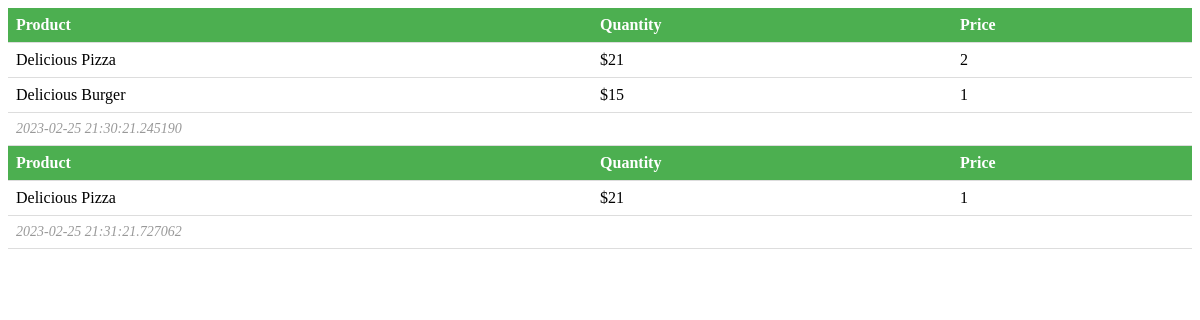
The app's page /order-history/Vu, older data.
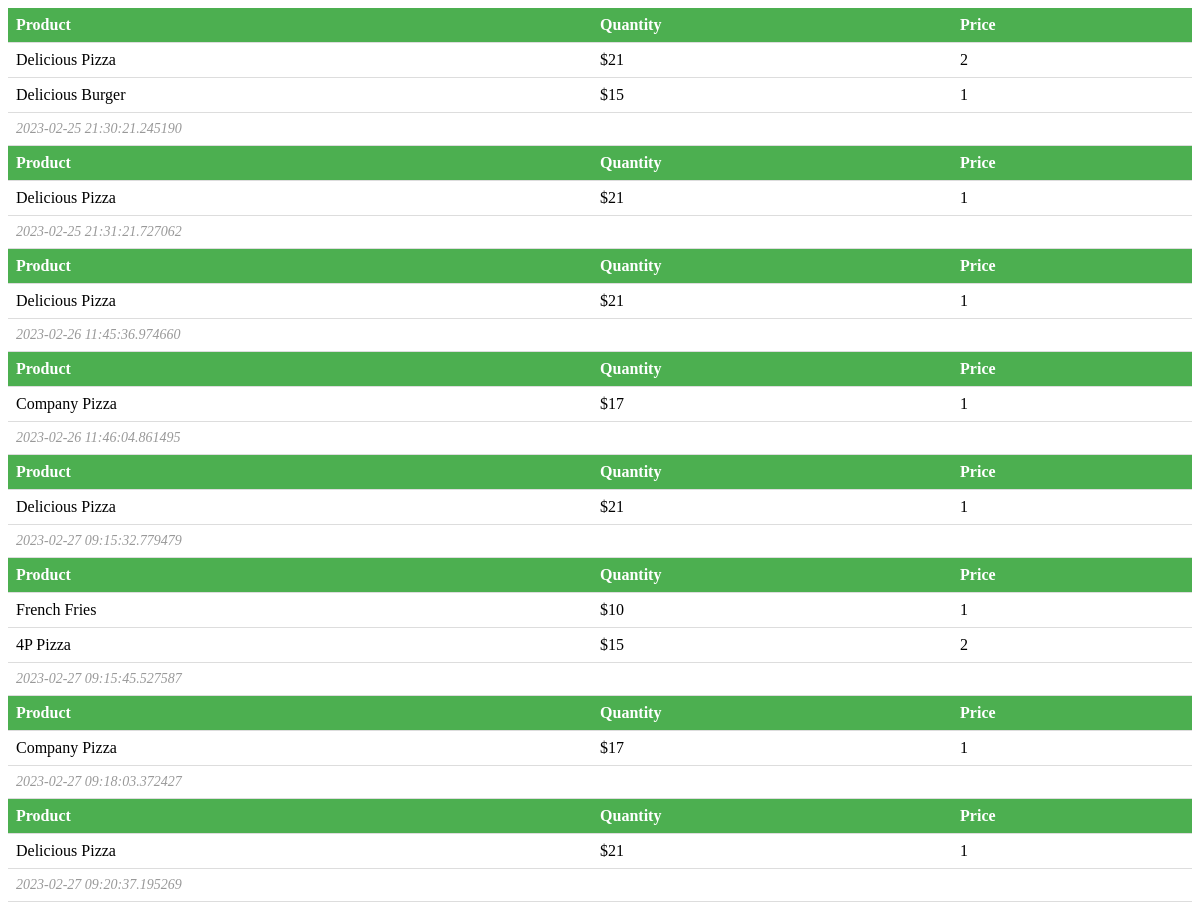
The same page, newer data.
### api/models.py (models this page shows)
class Food(models.Model):
    user = models.CharField(max_length=1000)
    name = models.CharField(max_length=1000)
    price = models.CharField(max_length=1000)
    quantity = models.IntegerField()

class Order(models.Model):
    foods = models.ManyToManyField(Food)
    time = models.CharField(max_length=1000)

### api/views.py (the view)
# urls.py: path('order-history/<str:user>', views.history, name='order-history'),
def history(request, user):
    data_lst = []
    isAdded = False
    orders = Order.objects.all()
    for order in orders:
        order_his = list(order.foods.all().values())
        data = {}
        data["info"] = []
        for ord in order_his:
            if ord['user'] == user:
                info = []
                info.append(ord['name'])
                info.append(ord['price'])
                info.append(ord['quantity'])
                data["info"].append(info)
                isAdded = True
        if isAdded:
            data["time"] = order.time
            data_lst.append(data)
            isAdded = False
    return render(request, 'order_history.html', {"data": data_lst})

### templates/order_history.html (shortened to what this page needs)
<table>
{%for order in data%}
    <tr>
        <th>Product</th>
        <th>Quantity</th>
        <th>Price</th>
    </tr>
    {% for item in order.info %}
        <tr>
            <td>{{item.0}}</td>
            <td>{{item.1}}</td>
            <td>{{item.2}}</td>
        </tr>
    {%endfor%}
    <tr>
        <td class="order-time" colspan="3">{{order.time}}</td>
    </tr>
{%endfor%}
</table>

### templates/order_history.html (style rules this page uses)
table { border-collapse: collapse; width: 100%; }
th, td { text-align: left; padding: 8px; border-bottom: 1px solid #ddd; }
th { background-color: #4CAF50; color: white; }
.order-time { font-size: 14px; font-style: italic; color: #999; }

Row changes from the older to the newer data that the page shows:
added Food: name "Delicious Pizza", price "$21"
added Order: time "2023-02-26 11:45:36.974660"
added Food: name "Company Pizza", price "$17"
added Order: time "2023-02-26 11:46:04.861495"
added Food: name "Delicious Pizza", price "$21"
added Order: time "2023-02-27 09:15:32.779479"
added Food: name "French Fries", price "$10"
added Food: name "4P Pizza", price "$15"
added Order: time "2023-02-27 09:15:45.527587"
added Food: name "Company Pizza", price "$17"
added Order: time "2023-02-27 09:18:03.372427"
added Food: name "Delicious Pizza", price "$21"
added Order: time "2023-02-27 09:20:37.195269"
Text that changed along with them:
new list line: "Product Quantity Price 1"
new list line: "Product Quantity Price 1 2"
